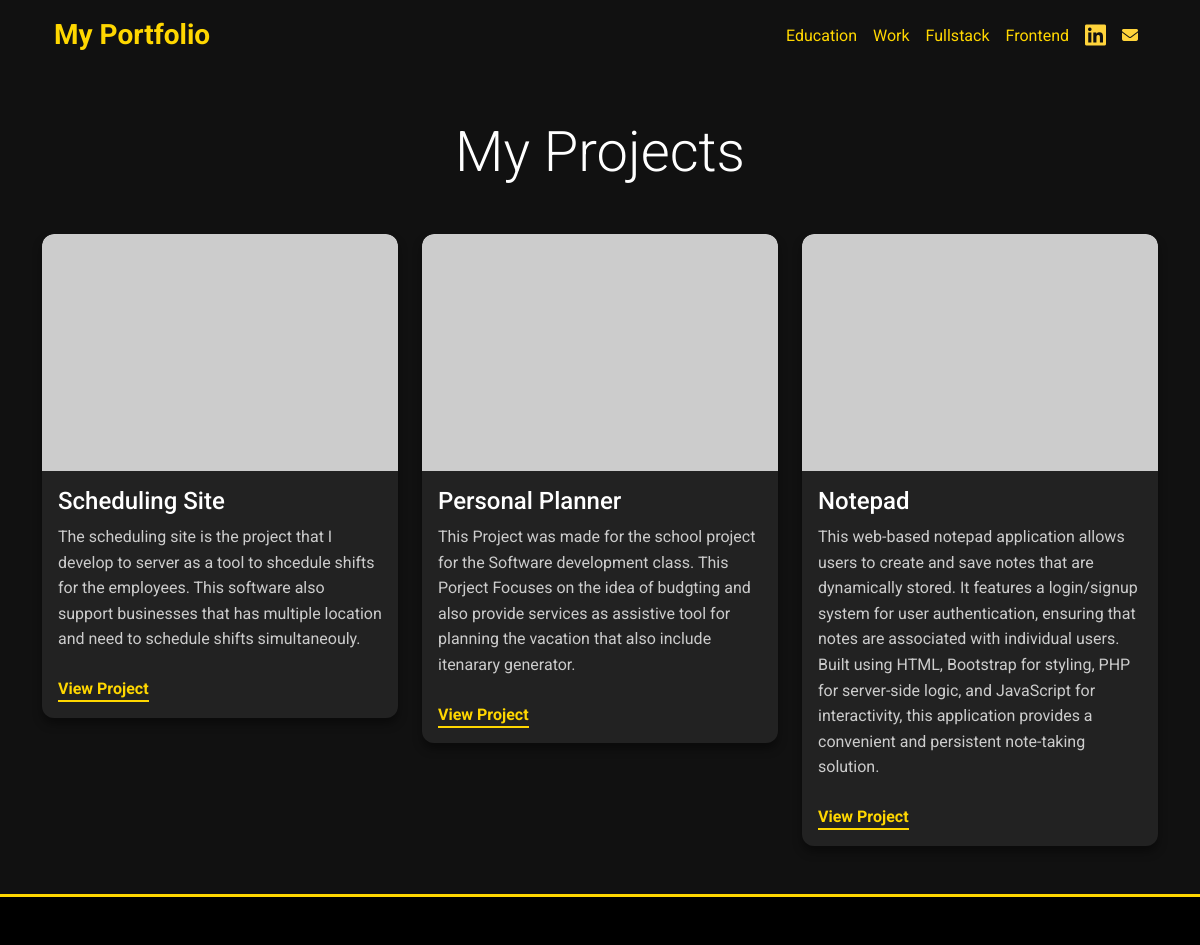
The app's page /fullstack with its own data.
### database.py (models this page shows)
class Fullstack(db.Model):
    id: Mapped[int] = MappedColumn(primary_key=True)
    name: Mapped[str]
    description: Mapped[str]
    link: Mapped[str]
    image: Mapped[str]

### server.py (the view)
@app.route('/fullstack')
def fullStack():
    result_fullstack = db.session.execute(db.select(Fullstack)).scalars().all()
    return render_template('details.html',items = result_fullstack)

### templates/details.html (shortened to what this page needs)
<!DOCTYPE html>
<html lang="en">
<head>
    <link href="https://cdn.jsdelivr.net/npm/bootstrap@5.3.2/dist/css/bootstrap.min.css" rel="stylesheet">
</head>
<body >
    <div class="container">
         <nav class="navbar  navbar-expand-lg bg-transparent">
                <div class="container-fluid">
                    <a class="navbar-brand text-xl font-semibold text-shadow-custom" style="color: #FFD700 !important; font-weight: 700; font-size: 1.75rem;" href="{{url_for('mainPage')}}">My Portfolio</a>
                    <div class="collapse navbar-collapse" id="navbarNav">
                        <ul class="navbar-nav ms-auto">
                            <li class="nav-item">
                                <a class="nav-link" style="color: #FFD700 !important; transition: color 0.3s ease;" href="{{url_for('edu')}}">Education</a>
                            </li>
                             <li class="nav-item">
                                <a class="nav-link" style="color: #FFD700 !important; transition: color 0.3s ease;" href="{{url_for('work')}}">Work</a>
                            </li>
                            <li class="nav-item">
                                <a class="nav-link" style="color: #FFD700 !important; transition: color 0.3s ease;" href="{{url_for('fullStack')}}">Fullstack</a>
                            </li>
                            <li class="nav-item">
                                <a class="nav-link" style="color: #FFD700 !important; transition: color 0.3s ease;" href="{{url_for('frontEnd')}}">Frontend</a>
                            </li>
                             <li class="nav-item">
                                <a class="nav-link" style="color: #FFD700 !important; transition: color 0.3s ease;" href="https://www.linkedin.com/in/maurya-patel-318b93190/" target="_blank" rel="noopener noreferrer"><i class="fa-brands fa-linkedin fa-xl" style="color: #FFD43B;"></i></a>
                            </li>
                             <li class="nav-item">
                                <a class="nav-link" style="color: #FFD700 !important; transition: color 0.3s ease;" href="mailto:patelmaurya3@gmail.com"><i class="fa-solid fa-envelope fa-l" style="color: #FFD43B;"></i></a>
                            </li>
                        </ul>
                    </div>
                </div>
            </nav>
    </div>
    <section id="projects" class="py-5" style="background-color: #111111 !important;">
    <div class="container">
        <div class="text-center mb-5">
            <h2 class="display-4 font-semibold mb-4" style="color: #FFFFFF !important;">My Projects</h2>
        </div>
        <div class="row g-4">
            {% for item in items%}
            <div class="col-md-6 col-lg-4">
                <div class="card overflow-hidden">
                    <img src="https://placehold.co/600x400/333/EEE" alt="Project 1" class="card-img-top">
                    <div class="card-body">
                        <h3 class="card-title h4 font-semibold mb-2" style="color: #FFFFFF !important;">{{item.name}}</h3>
                        <p class="card-text mb-4" style="color: #CCCCCC !important;">{{item.description}}</p>
                        <a href="{{item.link}}"
                           class="font-semibold transition duration-300 ease-in-out" target="_blank" rel="noopener noreferrer">
                            View Project
                        </a>
                    </div>
                </div>
            </div>
            {%endfor%}
    </div>
    </section>
<footer class="bg-gray-800 text-white py-4">
</footer>
</body>
</html>

### templates/details.html (style rules this page uses)
body { font-family: 'Roboto', sans-serif; background-color: #111111; color: #fff; line-height: 1.6; }
.card { background-color: #222222; border-radius: 0.75rem; box-shadow: 0 6px 10px rgba(0, 0, 0, 0.4); transition: transform 0.2s ease-in-out, box-shadow 0.2s ease-in-out; border: none; color: #FFFFFF; }
.card-img-top { border-top-left-radius: 0.75rem; border-top-right-radius: 0.75rem; transition: transform 0.3s ease; }
.card-title { color: #FFFFFF; }
.card-text { color: #CCCCCC; }
.card a { color: #FFD700; text-decoration: none; font-weight: bold; transition: color 0.3s ease, border-bottom-color 0.3s ease, transform 0.2s ease; border-bottom: 2px solid #FFD700; padding-bottom: 2px; }
#projects .card-title, #projects .card-text { color: #FFFFFF !important; }
footer { background-color: #000000 !important; border-top: 3px solid #FFD700; }

### records on screen
Fullstack: name "Scheduling Site", description "The scheduling site is the project that I develop to server as a tool to shcedule shifts for the employees. This software also support businesses that has multiple location and need to schedule shifts simultaneouly."
Fullstack: name "Personal Planner", description "This Project was made for the school project for the Software development class. This Porject Focuses on the idea of budgting and also provide services as assistive tool for planning the vacation that also include itenarary generator."
Fullstack: name "Notepad", description "This web-based notepad application allows users to create and save notes that are dynamically stored. It features a login/signup system for user authentication, ensuring that notes are associated with individual users. Built using HTML, Bootstrap for styling, PHP for server-side logic, and JavaScript for interactivity, this application provides a convenient and persistent note-taking solution."
